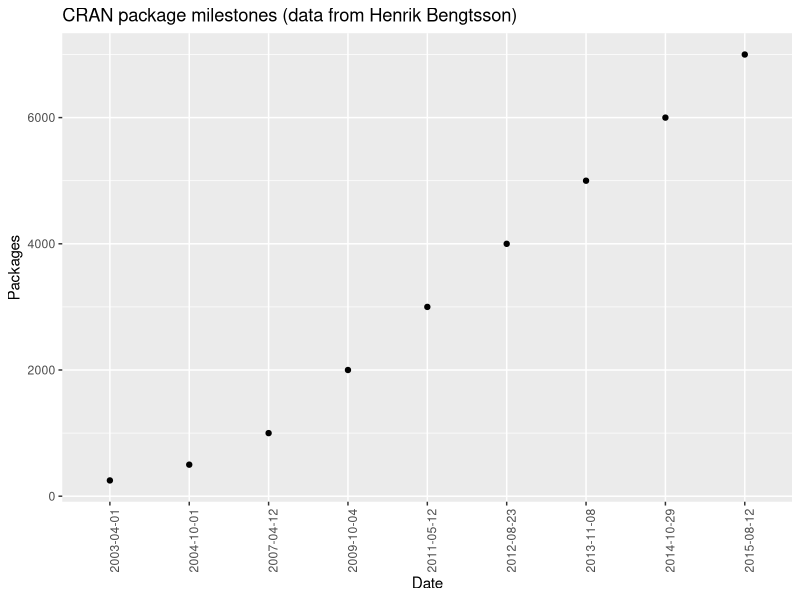

Write R code to recreate this figure. (Note: this script raises an error after producing the figure.)
## ---- chunk 1
pkgs <- tibble::tribble(
                    ~Date, ~Packages,
                    "2015-08-12", 7000,
                    "2014-10-29", 6000,
                    "2013-11-08", 5000,
                    "2012-08-23", 4000,
                    "2011-05-12", 3000,
                    "2009-10-04", 2000,
                    "2007-04-12", 1000,
                    "2004-10-01", 500,
                    "2003-04-01", 250)
library("ggplot2")
ggplot(pkgs, aes(Date, Packages)) +
    geom_point() +
    ggtitle("CRAN package milestones (data from Henrik Bengtsson)") +
    theme(axis.text.x = element_text(angle = 90))
## ---- chunk 2
knitr::include_graphics("./figs/rstudio-screenshot.png")
## ---- chunk 3
knitr::include_graphics("./figs/rstudio-preferences.png")
## ---- chunk 4
knitr::include_graphics("./figs/working-directory-structure.png")
## ---- chunk 5
knitr::include_graphics("./figs/r-starting-how-it-should-look-like.png")
## ---- chunk 6
knitr::include_graphics("./figs/kitten-try-things.jpg")
## ---- chunk 7
knitr::include_graphics("./figs/rstudiohelp.png")
## ---- chunk 8
## iris is an example data frame that comes with R and head() is a
## function that returns the first part of the data frame
dput(head(iris))
## ---- chunk 9
sessionInfo()
## ---- chunk 10
### Creating objects in R
## ---- chunk 11
3 + 5
12 / 7
## ---- chunk 12
weight_kg <- 55
## ---- chunk 13
weight_kg <- 55    # doesn't print anything
(weight_kg <- 55)  # but putting parenthesis around the call prints the value of `weight_kg`
weight_kg          # and so does typing the name of the object
## ---- chunk 14
2.2 * weight_kg
## ---- chunk 15
weight_kg <- 57.5
2.2 * weight_kg
## ---- chunk 16
weight_lb <- 2.2 * weight_kg
## ---- chunk 17
weight_kg <- 100
## ---- chunk 18
mass <- 47.5            # mass?
age  <- 122             # age?
mass <- mass * 2.0      # mass?
age  <- age - 20        # age?
mass_index <- mass/age  # mass_index?
## ---- chunk 19
round(3.14159)
## ---- chunk 20
args(round)
## ---- chunk 21
round(3.14159, digits = 2)
## ---- chunk 22
round(3.14159, 2)
## ---- chunk 23
round(digits = 2, x = 3.14159)
## ---- chunk 24
### Vectors and data types
## ---- chunk 25
weight_g <- c(50, 60, 65, 82)
weight_g
## ---- chunk 26
animals <- c("mouse", "rat", "dog")
animals
## ---- chunk 27
length(weight_g)
length(animals)
## ---- chunk 28
class(weight_g)
class(animals)
## ---- chunk 29
str(weight_g)
str(animals)
## ---- chunk 30
weight_g <- c(weight_g, 90) # add to the end of the vector
weight_g <- c(30, weight_g) # add to the beginning of the vector
weight_g
## ---- chunk 31
num_char <- c(1, 2, 3, "a")
num_logical <- c(1, 2, 3, TRUE)
char_logical <- c("a", "b", "c", TRUE)
tricky <- c(1, 2, 3, "4")
## ---- chunk 32
class(num_char)
class(num_logical)
class(char_logical)
class(tricky)
## ---- chunk 33
num_logical <- c(1, 2, 3, TRUE)
char_logical <- c("a", "b", "c", TRUE)
combined_logical <- c(num_logical, char_logical)
## ---- chunk 34
combined_logical
## ---- chunk 35
animals <- c("mouse", "rat", "dog", "cat")
animals[2]
animals[c(3, 2)]
## ---- chunk 36
more_animals <- animals[c(1, 2, 3, 2, 1, 4)]
more_animals
## ---- chunk 37
animals ## all animals
animals[-1] ## all but the first one
animals[-c(1, 3)] ## all but 1st/3rd ones
animals[c(-1, -3)] ## all but 1st/3rd ones
## ---- chunk 38
weight_g <- c(21, 34, 39, 54, 55)
weight_g[c(TRUE, FALSE, TRUE, TRUE, FALSE)]
## ---- chunk 39
## will return logicals with TRUE for the indices that meet
## the condition
weight_g > 50
## so we can use this to select only the values above 50
weight_g[weight_g > 50]
## ---- chunk 40
weight_g[weight_g < 30 | weight_g > 50]
weight_g[weight_g >= 30 & weight_g == 21]
## ---- chunk 41
animals <- c("mouse", "rat", "dog", "cat")
animals[animals == "cat" | animals == "rat"] # returns both rat and cat
animals %in% c("rat", "cat", "dog", "duck", "goat")
animals[animals %in% c("rat", "cat", "dog", "duck", "goat")]
## ---- chunk 42
"four" > "five"
## ---- chunk 43
x <- c(1, 5, 3, 5, 10)
names(x) ## no names
names(x) <- c("A", "B", "C", "D", "E")
names(x) ## now we have names
## ---- chunk 44
x[c(1, 3)]
x[c("A", "C")]
## ---- chunk 45
heights <- c(2, 4, 4, NA, 6)
mean(heights)
max(heights)
mean(heights, na.rm = TRUE)
max(heights, na.rm = TRUE)
## ---- chunk 46
## Extract those elements which are not missing values.
heights[!is.na(heights)]

## Returns the object with incomplete cases removed.
## The returned object is an atomic vector of type `"numeric"`
## (or `"double"`).
na.omit(heights)

## Extract those elements which are complete cases.
## The returned object is an atomic vector of type `"numeric"`
## (or `"double"`).
heights[complete.cases(heights)]
## ---- chunk 47
heights <- c(63, 69, 60, 65, NA, 68, 61, 70, 61, 59, 64, 69, 63, 63, NA, 72, 65, 64, 70, 63, 65)
## ---- chunk 48
heights_no_na <- heights[!is.na(heights)]
## or
heights_no_na <- na.omit(heights)
## ---- chunk 49
median(heights, na.rm = TRUE)
## ---- chunk 50
heights_above_67 <- heights_no_na[heights_no_na > 67]
length(heights_above_67)
## ---- chunk 51
set.seed(1)
## ---- chunk 52
numeric(3)
numeric(10)
## ---- chunk 53
numeric(0)
## ---- chunk 54
character(2) ## the empty charater
logical(2)   ## FALSE
## ---- chunk 55
rep(-1, 5)
## ---- chunk 56
rep(NA, 5)
## ---- chunk 57
rep(c(1, 2, 3), 5)
## ---- chunk 58
rep(c(1, 2, 3), each = 5)
sort(rep(c(1, 2, 3), 5))
## ---- chunk 59
seq(from = 1, to = 20, by = 2)
## ---- chunk 60
seq(1, 5, 1)
seq(1, 5) ## default by
1:5
## ---- chunk 61
seq(from = 1, to = 20, length.out = 3)
## ---- chunk 62
sample(1:10)
## ---- chunk 63
sample(letters, 5)
## ---- chunk 64
sample(1:5, 10, replace = TRUE)
## ---- chunk 65
sample(1:10)
sample(1:10)
## ---- chunk 66
set.seed(123)
sample(1:10)
set.seed(123)
sample(1:10)
## ---- chunk 67
set.seed(1)
sample(1:10)
set.seed(1)
sample(1:10)
## ---- chunk 68
par(mfrow = c(1, 2))
plot(density(rnorm(1000)), main = "", sub = "N(0, 1)")
plot(density(rnorm(1000, 100, 5)), main = "", sub = "N(100, 5)")
## ---- chunk 69
rnorm(5)
rnorm(5, 2, 2)
rnorm(5, 100, 5)
